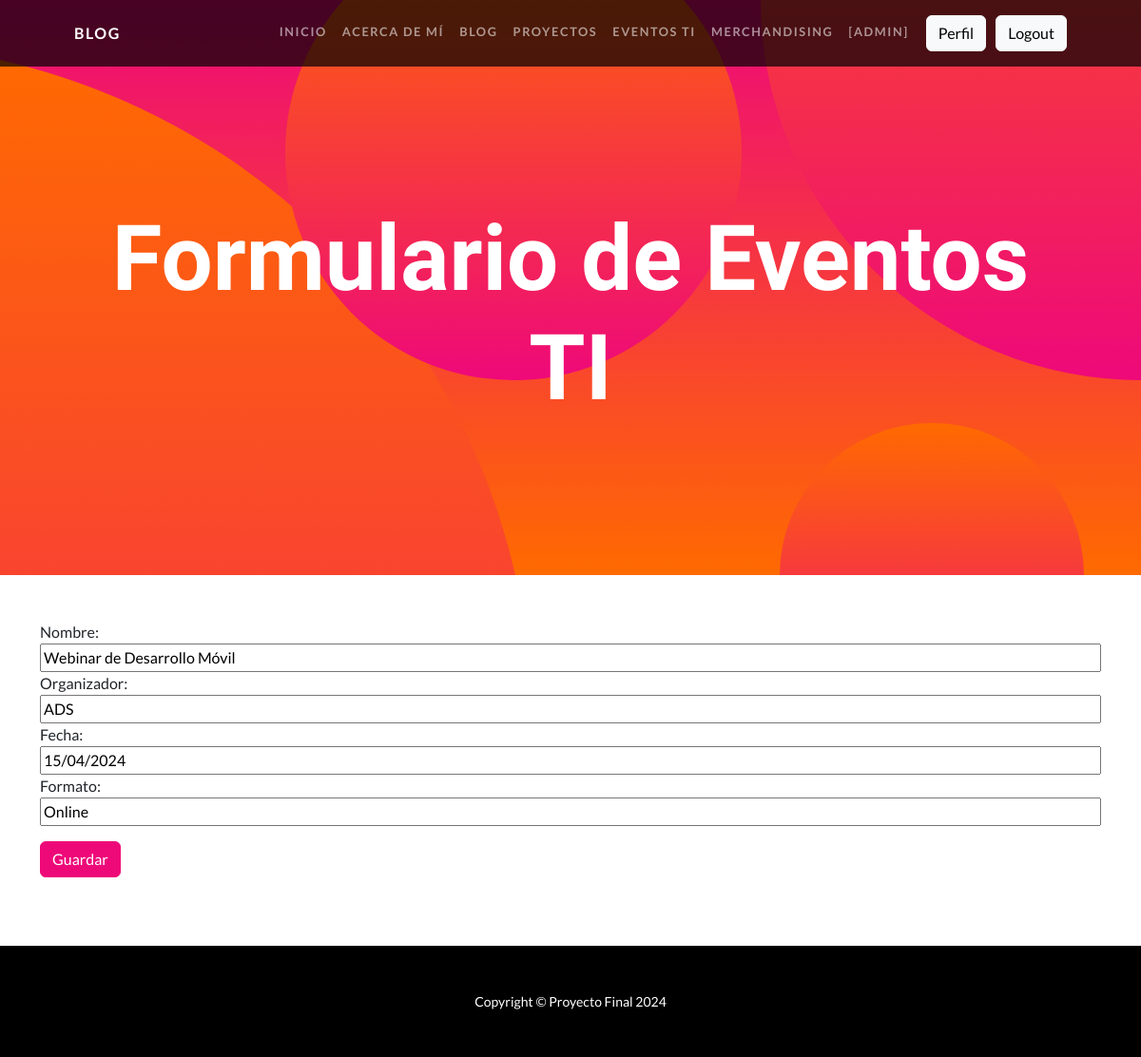
/eventos_update/1 (signed in), run on the app's committed database.
### aplicacion/models.py (models this page shows, shortened)
class Eventos(models.Model):
    nombre = models.CharField(max_length=100)
    organizador = models.CharField(max_length=100)
    fecha = models.DateField()
    formato = models.CharField(max_length=50)
    class Meta:
        verbose_name = "Evento"
        verbose_name_plural = "Eventos"

### aplicacion/views.py (the view)
# urls.py: path('eventos_update/<id_eventos>', eventosUpdate, name="eventos_update"),
@login_required
def eventosUpdate(request, id_eventos):
    eventos = Eventos.objects.get(id=id_eventos)
    if request.method == "POST":
        miForm = EventosForm(request.POST)
        if miForm.is_valid():
            eventos.nombre = miForm.cleaned_data.get("nombre")
            eventos.organizador = miForm.cleaned_data.get("organizador")
            eventos.fecha = miForm.cleaned_data.get("fecha")
            eventos.formato = miForm.cleaned_data.get("formato")
            eventos.save()
            return redirect(reverse_lazy('eventos'))
    else:
        miForm = EventosForm(initial={'nombre': eventos.nombre, 'organizador': eventos.organizador, 'fecha': eventos.fecha, 'formato': eventos.formato})
    return render(request, "aplicacion/eventosForm.html", {"form": miForm})

### aplicacion/forms.py
class EventosForm(forms.Form):
    nombre = forms.CharField(max_length=100, required=True)
    organizador = forms.CharField(max_length=100, required=True)
    fecha = forms.DateField(required=True)
    formato = forms.CharField(max_length=50, required=True)

### aplicacion/templates/aplicacion/eventosForm.html (shortened to what this page needs)
{% extends "aplicacion/index.html" %}
{% block titulo %}
<h1 class="masthead-heading mb-0">Formulario de Eventos TI</h1>
{% endblock titulo %}
{% block contenido %}
<div class="tab-content">
    <div class="tab-pane fade show active" id="pills-login" role="tabpanel" aria-labelledby="tab-login">
        <form class="w-100" method="post">
            <div class="mb-3">
            {{ form.as_table }}
            </div>
            <input type="submit" class="btn btn-primary btn-block mb-4" value="Guardar">
        </form>
    </div>
</div>
{% endblock contenido %}

### aplicacion/templates/aplicacion/index.html (shortened to what this page needs)
<!DOCTYPE html>
<html lang="en">
    <head>
        {% load static %}
        <link href="{% static 'css/styles.css' %}" rel="stylesheet" />
    </head>
    <body id="page-top">
        <nav class="navbar navbar-expand-lg navbar-dark navbar-custom fixed-top">
            <div class="container px-5">
                <a class="navbar-brand" href="/">Blog</a>
                <div class="collapse navbar-collapse" id="navbarResponsive">
                    <ul class="navbar-nav ms-auto">
                        <li class="nav-item"><a class="nav-link" href="/">Inicio</a></li>
                        <li class="nav-item"><a class="nav-link" href="{% url 'acerca' %}">Acerca de mí </a></li>
                        {% if user.is_authenticated %}
                        <li class="nav-item"><a class="nav-link" href="{% url 'blog_admin' %}">Blog</a></li>
                        <li class="nav-item"><a class="nav-link" href="{% url 'proyectos_admin' %}">Proyectos</a></li>
                        <li class="nav-item"><a class="nav-link" href="{% url 'eventos_admin' %}">Eventos TI</a></li>
                        <li class="nav-item"><a class="nav-link" href="{% url 'merchandising_admin' %}">Merchandising</a></li>
                        <li class="nav-item"><a class="nav-link">[{{user.username}}]</a></li>
                        <li class="nav-item"></li>
                        <li class="nav-item"><a class="btn btn-light" href="{% url 'perfil' %}">Perfil</a></li>
                        <li class="nav-item"></li>
                        <li class="nav-item"><a class="btn btn-light" href="{% url 'logout' %}">Logout</a></li>
                        {% endif %}
                    </ul>
                </div>
            </div>
        </nav>
        <header class="masthead text-center text-white">
            <div class="masthead-content">
                <div class="container px-5">
                    {% block titulo %}{% endblock titulo %}
                </div>
            </div>
            <div class="bg-circle-1 bg-circle"></div>
            <div class="bg-circle-2 bg-circle"></div>
            <div class="bg-circle-3 bg-circle"></div>
            <div class="bg-circle-4 bg-circle"></div>
        </header>
        <div class="container py-5">
            {% block contenido %}{% endblock contenido %}
        </div>
        <footer class="py-5 bg-black">
            <div class="container px-5"><p class="m-0 text-center text-white small">Copyright &copy; Proyecto Final 2024</p></div>
        </footer>
    </body>
</html>

### data on the page
Eventos: nombre "Webinar de Desarrollo Móvil", organizador "ADS", fecha "15/04/2024", formato "Online"

### other printed values
{{ user.username }} "ADMIN"
